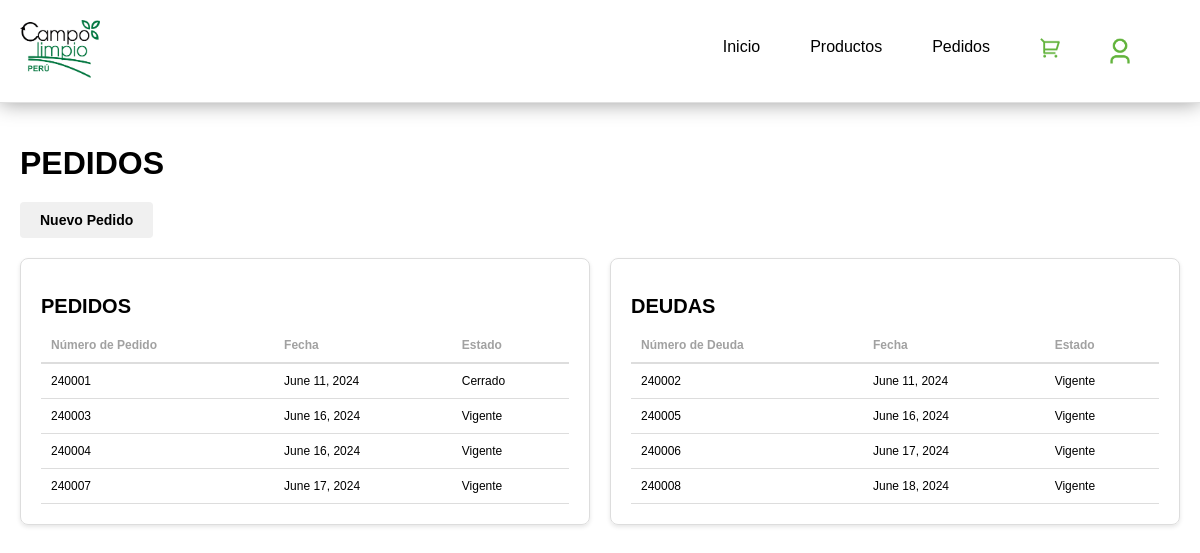
Page /pedidos/ on the committed database.
### appdeudas/models.py (models this page shows)
class Pedido(models.Model):
    def generate_pedido_number():
        year = datetime.datetime.now().strftime("%y")
        last_pedido = Pedido.objects.filter(numero_pedido__startswith=year).order_by('-numero_pedido').first()
        if last_pedido:
            last_number = int(last_pedido.numero_pedido[2:])
            new_number = last_number + 1
        else:
            new_number = 1
        return f"{year}{new_number:04d}"
    numero_pedido = models.CharField(max_length=8, primary_key=True, default=generate_pedido_number, editable=False)
    cliente = models.ForeignKey(Cliente, on_delete=models.CASCADE)
    fecha = models.DateField(default=datetime.date.today)
    tipo_pedido = models.CharField(max_length=1, choices=TipoPedido.TIPOS)
    metodo_pago = models.CharField(max_length=1, choices=MetodoPago.METODOS)
    total = models.DecimalField(max_digits=10, decimal_places=2)
    productos = models.ManyToManyField(Producto)
    estado_pedido = models.CharField(max_length=1, choices=EstadoPedido.ESTADOS_PEDIDO, default=EstadoPedido.VIGENTE)
    estado = models.CharField(max_length=1, choices=EstadoModelo.ESTADOS, default=EstadoModelo.ACTIVO)

### appdeudas/views.py (the view)
# urls.py: path('pedidos/', views.pedidos, name="pedidos"),
def pedidos(request):
    pedidos = Pedido.objects.filter(tipo_pedido="C")
    deudas = Pedido.objects.filter(tipo_pedido="D")
    print("Pedidos Contado:", pedidos)
    print("Pedidos A crédito:", deudas)
    context = {
        'pedidos': pedidos,
        'deudas': deudas,
    }
    return render(request, 'pedidos/pedidos.html', context)

### appdeudas/templates/pedidos/pedidos.html
{% extends 'layouts/base.html' %}
{% block content %}
    <h1 class="main-title">PEDIDOS</h1>
    <form action="{% url 'nuevo_pedido' %}" method="GET">
        <button class="new-order-button" type="submit">Nuevo Pedido</button>
    </form>
    <div class="tables-container">
        <div class="table-container">
            <h2 class="table-title">PEDIDOS</h2>
            <table>
                <thead>
                    <tr>
                        <th>Número de Pedido</th>
                        <th>Fecha</th>
                        <th>Estado</th>
                    </tr>
                </thead>
                <tbody>
                    {% for pedido in pedidos %}
                        <tr>
                            <td>{{ pedido.numero_pedido }}</td>
                            <td>{{ pedido.fecha }}</td>
                            <td>
                                {% if pedido.estado_pedido == 'C' %}
                                    Cerrado
                                {% elif pedido.estado_pedido == 'V' %}
                                    Vigente
                                {% endif %}
                            </td>
                        </tr>
                    {% endfor %}
                </tbody>
            </table>
        </div>
        <div class="table-container">
            <h2 class="table-title">DEUDAS</h2>
            <table>
                <thead>
                    <tr>
                        <th>Número de Deuda</th>
                        <th>Fecha</th>
                        <th>Estado</th>
                    </tr>
                </thead>
                <tbody>
                    {% for deuda in deudas %}
                        <tr>
                            <td>{{ deuda.numero_pedido }}</td>
                            <td>{{ deuda.fecha }}</td>
                            <td>
                                {% if deuda.estado_pedido == 'C' %}
                                    Cerrado
                                {% elif deuda.estado_pedido == 'V' %}
                                    Vigente
                                {% endif %}
                            </td>
                        </tr>
                    {% endfor %}
                </tbody>
            </table>
        </div>
    </div>
{% endblock %}

### appdeudas/static/styles/main.css (style rules this page uses)
body { font-family: "Trebuchet MS", Verdana, sans-serif; background-color: #fff; justify-content: center; align-items: center; max-width: 100%; margin: 0; }
.main-title { text-align: left; font-size: 32px; margin-bottom: 20px; }
.new-order-button { display: block; padding: 10px 20px; font-weight: bold; margin-bottom: 20px; cursor: pointer; background-color: #f0f0f0; border: 0px solid #ccc; font-size: 14px; border-radius: 4px; text-align: left; }
.tables-container { display: flex; justify-content: space-between; gap: 20px; }
.table-container { width: 48%; border: 1px solid #ddd; border-radius: 8px; padding: 20px; box-shadow: 0 2px 4px rgba(0, 0, 0, 0.1); }
.table-title { font-size: 20px; margin-bottom: 10px; }
table { width: 100%; font-size: 12px; border-collapse: collapse; }
thead th { text-align: left; padding: 10px; color: #a1a1a1; background-color: #ffffff; border-bottom: 2px solid #ddd; }
tbody td { padding: 10px; border-bottom: 1px solid #ddd; }

### rows in the picture
Pedido: numero_pedido "240001", fecha "June 11, 2024", estado_pedido "Cerrado"
Pedido: numero_pedido "240003", fecha "June 16, 2024", estado_pedido "Vigente"
Pedido: numero_pedido "240004", fecha "June 16, 2024", estado_pedido "Vigente"
Pedido: numero_pedido "240007", fecha "June 17, 2024", estado_pedido "Vigente"
Pedido: numero_pedido "240002", fecha "June 11, 2024", estado_pedido "Vigente"
Pedido: numero_pedido "240005", fecha "June 16, 2024", estado_pedido "Vigente"
Pedido: numero_pedido "240006", fecha "June 17, 2024", estado_pedido "Vigente"
Pedido: numero_pedido "240008", fecha "June 18, 2024", estado_pedido "Vigente"
